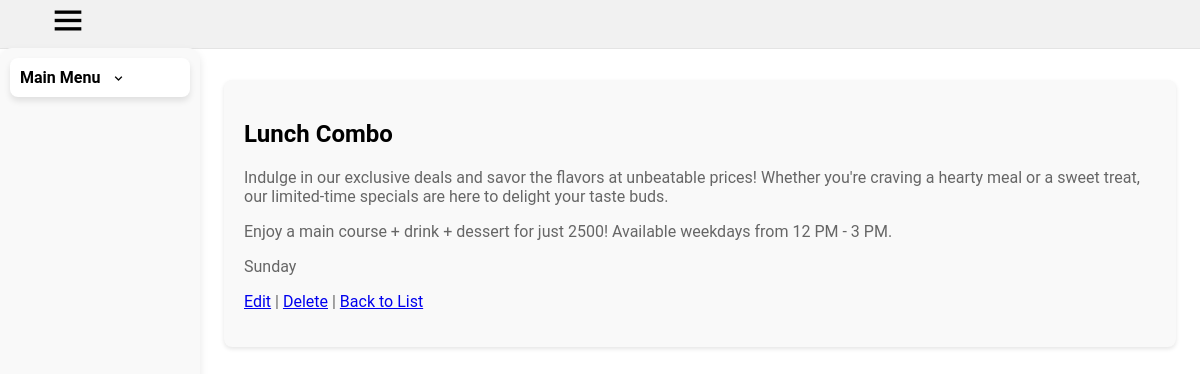
Page /special-offers/1/ on the committed database.
### base/models.py (models this page shows, shortened)
class SpecialOffer(models.Model):
    title = models.CharField(max_length=255)
    description = models.TextField()
    details = models.TextField()
    time_limit = models.CharField(max_length=255, help_text="E.g., 'Limited time offer until Sunday!'")

### base/views.py (the view)
# urls.py: path('special-offers/<int:pk>/', views.SpecialOfferDetailView.as_view(), name='specialoffer_detail'),
class SpecialOfferDetailView(DetailView):
    model = SpecialOffer
    template_name = 'base/specialoffer_detail.html'

### base/templates/base/specialoffer_detail.html
{% extends "dashboard/base.html" %}
{% block content %}
  <h1>{{ object.title }}</h1>
  <p>{{ object.description }}</p>
  <p>{{ object.details }}</p>
  <p>{{ object.time_limit }}</p>
  <p>
    <a href="{% url 'base:specialoffer_update' object.pk %}">Edit</a> |
    <a href="{% url 'base:specialoffer_delete' object.pk %}">Delete</a> |
    <a href="{% url 'base:specialoffer_list' %}">Back to List</a>
  </p>
{% endblock %}

### dashboard/static/dashboard/css/styles.css (style rules this page uses)
body { overflow: scroll; overflow-x: hidden; font-family: Roboto, Arial; margin: 0; padding-top: 80px; padding-left: 96px; padding-right: 24px; background-color: white }
.container p { color: #666; }

### rows in the picture
SpecialOffer: title "Lunch Combo", description "Indulge in our exclusive deals and savor the flavors at unbeatable prices! Whether you're craving a hearty meal or a sweet treat, our limited-time specials are here to delight your taste buds.", details "Enjoy a main course + drink + dessert for just 2500! Available weekdays from 12 PM - 3 PM.", time_limit "Sunday"
